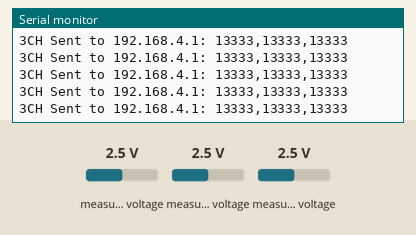
Bench run of a sketch on a simulated ESP32-C3. Shown: the last lines printed to the serial monitor. The test bench sets the inputs (shaded band); at power-on: measured voltage 2.5 V. WiFi joins after 1.5 s; servers stay silent unless stated.

Above: at 2.8 s.
2.9 s: measured voltage (sensor 200) set to 0.1 V
At 3.14 s:
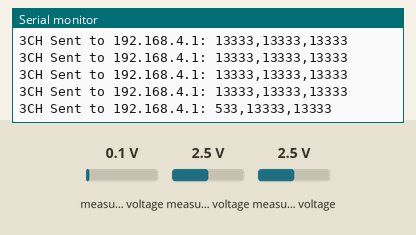
4.4 s: measured voltage (sensor 201) set to 0.1 V
At 4.4 s:
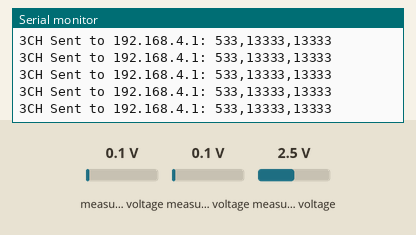
5.9 s: measured voltage (sensor 202) set to 0.1 V
At 5.91 s:
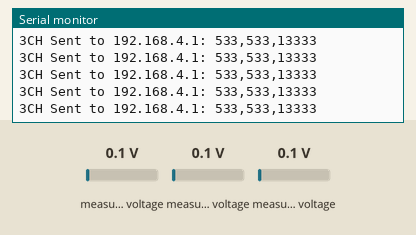
7.4 s: measured voltage (sensor 200) set to 1.2 V
At 7.41 s:
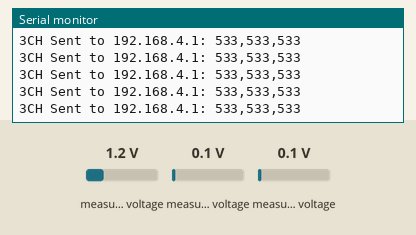
8.9 s: measured voltage (sensor 201) set to 1.2 V
At 8.92 s:
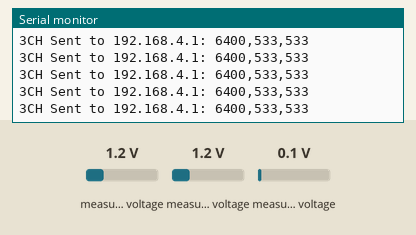
10.4 s: measured voltage (sensor 202) set to 1.2 V
At 10.43 s:
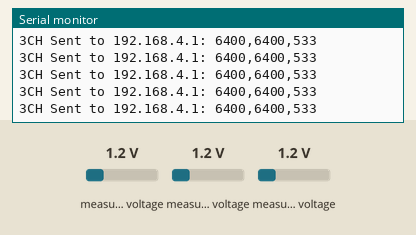
Timing chart, 0 to 12.9 s (numbered marks = the images above; inputs shaded):
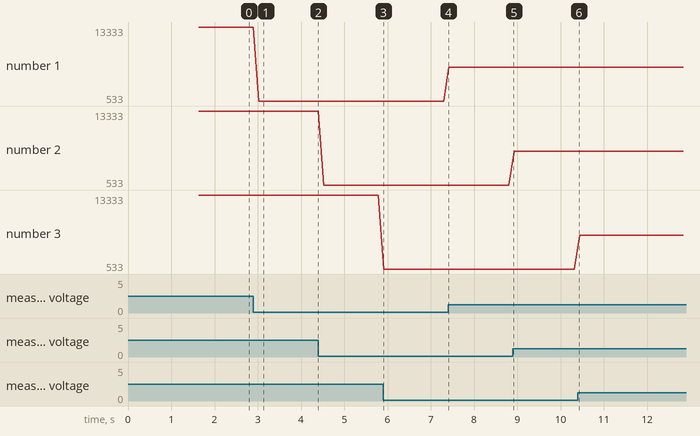

Measured:
- after the input at 2.9 s, the serial monitor: prints a new line after 0.12 s (image 1)
- plotted number 1: 13333 → 533 after the input at 2.9 s, 533 → 6400 after the input at 7.4 s

The sketch:

5holeprobe.ino
```cpp
// ADS1115 (3ch ADC) のデジタル値をUDPでCSV形式で送信するESP32-C3コード

#include <Wire.h>
#include <WiFi.h>
#include <WiFiUdp.h>
#include <Adafruit_ADS1X15.h>
#include <Arduino.h>

// ★★★ ADS1115のインスタンスを作成 ★★★
Adafruit_ADS1115 ads;

// --- Wi-Fi設定 ---
// 受信機APと同じ設定にしてください
const char *ssid = "ESP32_Batt_Monitor";
const char *password = "password123";

// --- UDP設定 ---
WiFiUDP Udp;
// ★ 修正: 送信先は受信機APのIPアドレス (常に 192.168.4.1)
const IPAddress remoteIP(192, 168, 4, 1);
const unsigned int remotePort = 4210;

// --- 送信機自身の静的IPアドレス ---
// ★ 修正: 受信機側でSENDER_3CH_IPとして定義されている IP (192.168.4.201)
const IPAddress SENDER_IP(192, 168, 4, 201);
// ★ 修正: ゲートウェイは受信機APのIP (192.168.4.1)
const IPAddress GATEWAY(192, 168, 4, 1);
// ★ 修正: サブネットマスクはAPモードの標準 (255.255.255.0)
const IPAddress SUBNET(255, 255, 255, 0);

// データを送信するためのタイマー変数
unsigned long lastSendTime = 0;
// 100msごとにデータを送信
unsigned long sendInterval = 100;

void setup() {
  Serial.begin(115200);
  delay(100);

  // --- 1. 静的IPでのWi-Fi接続 (IPアドレスを固定) ---
  Serial.print("Setting static IP: ");
  Serial.println(SENDER_IP);
  // APモードのネットワーク設定に合わせて静的IPを設定
  WiFi.config(SENDER_IP, GATEWAY, SUBNET);

  Serial.print("Connecting to AP: ");
  Serial.println(ssid);
  WiFi.begin(ssid, password);
  while (WiFi.status() != WL_CONNECTED) {
    delay(500);
    Serial.print(".");
  }
  Serial.println("\nWiFi connected.");
  Serial.print("Local IP Address (SENDER_3CH_IP): ");
  Serial.println(WiFi.localIP());

  // --- 2. UDPポートの開始 ---
  // クライアントモードなので、ここではポートリスニングは必須ではありませんが、一応開始しておきます
//  Udp.begin(localUdpPort);

  // ------------------------------------
  // 3. ADS1115の初期化
  // ------------------------------------
  Wire.begin(); // I2C通信を開始
  if (!ads.begin()) {
    Serial.println("Failed to initialize ADS1115.");
    while (1);
  }

  // ADS1115設定確認メッセージ
  Serial.println("ADS1115 initialized with default GAIN_TWOTHIRDS (+/- 6.144V)");
  Serial.println("Setup Complete. Starting UDP transmission...");
}

void loop() {
  // 指定した間隔でADC値を送信
  if (millis() - lastSendTime >= sendInterval) {
    // 1. ADS1115からデジタル値を取得
    // AIN0, AIN1, AIN2の3チャンネルを読み取ります
    int16_t adc0 = ads.readADC_SingleEnded(0);
    int16_t adc1 = ads.readADC_SingleEnded(1);
    int16_t adc2 = ads.readADC_SingleEnded(2);

    // 2. CSV形式の文字列を生成: "adc0,adc1,adc2"
    String dataToSend =
        String(adc0) + "," +
        String(adc1) + "," +
        String(adc2);

    // 3. 送信先にデータを送信
    Udp.beginPacket(remoteIP, remotePort);
    Udp.print(dataToSend);
    Udp.endPacket();

    // シリアルモニタに表示
    Serial.print("3CH Sent to ");
    Serial.print(remoteIP);
    Serial.print(": ");
    Serial.println(dataToSend);

    lastSendTime = millis();
  }
}
```
